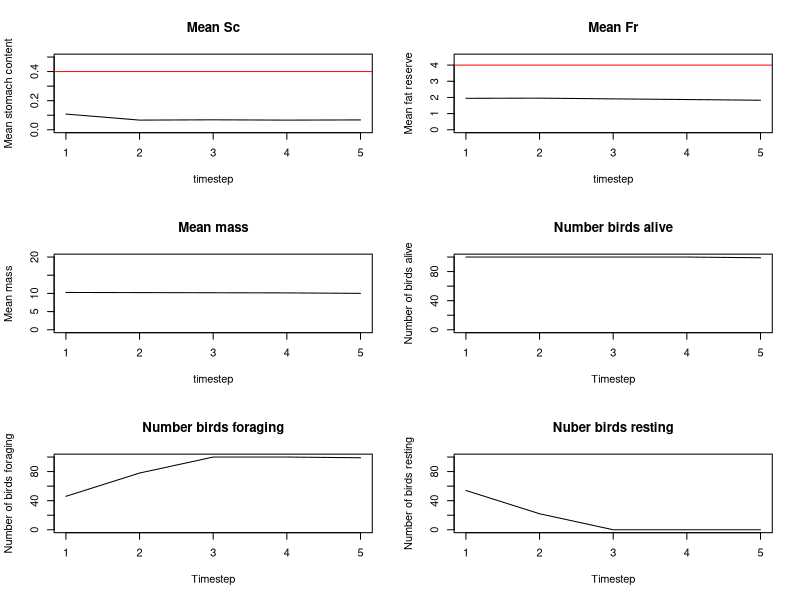
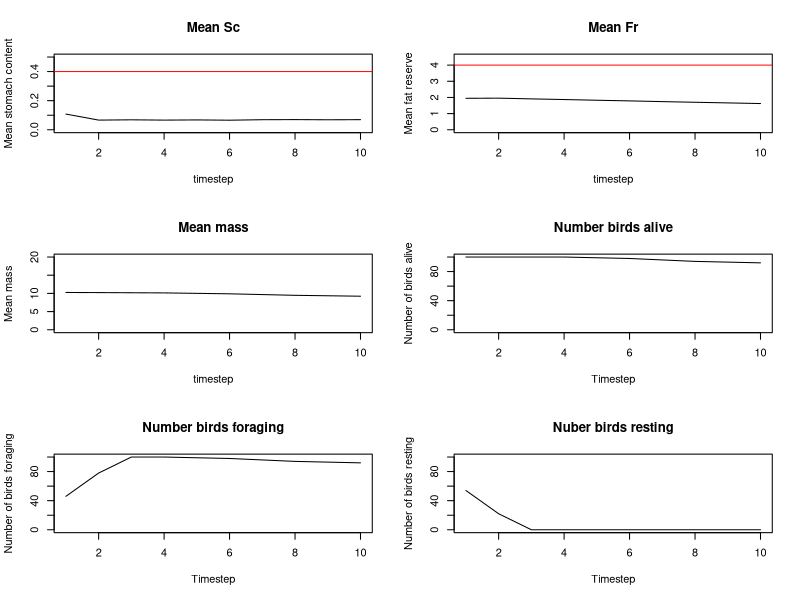
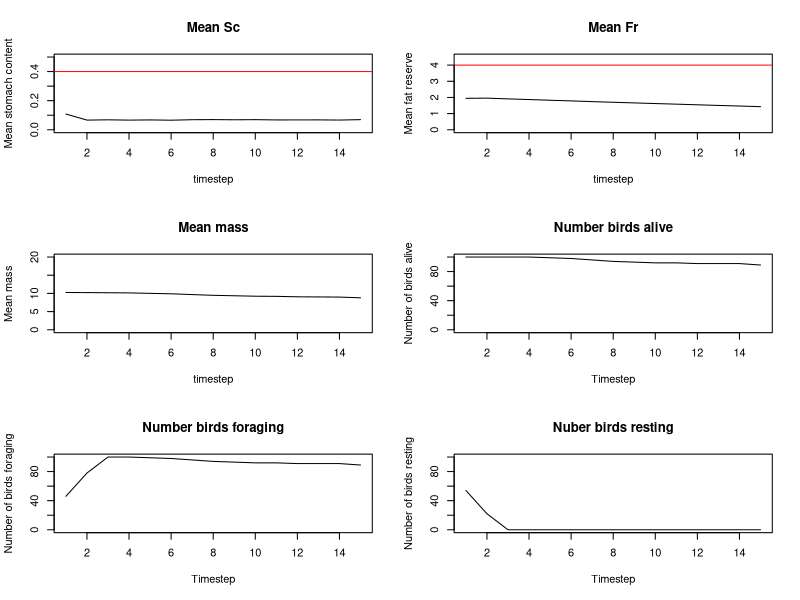
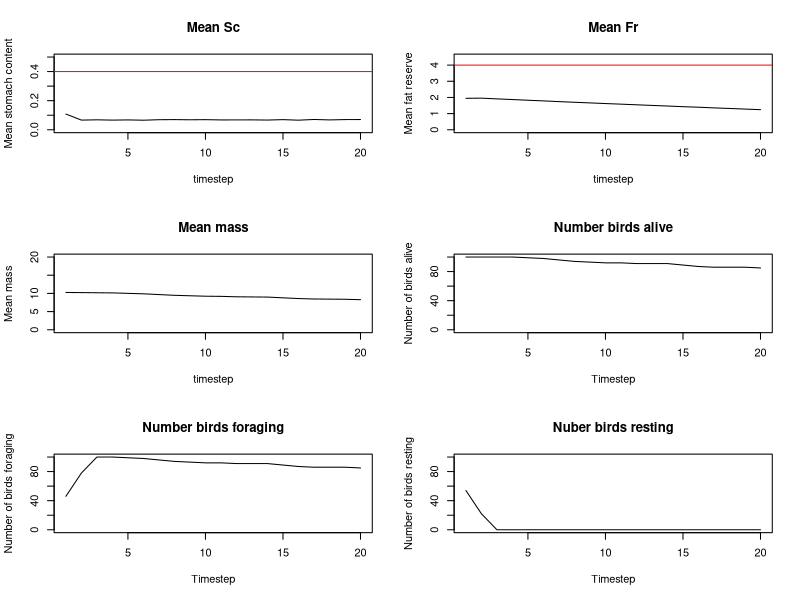
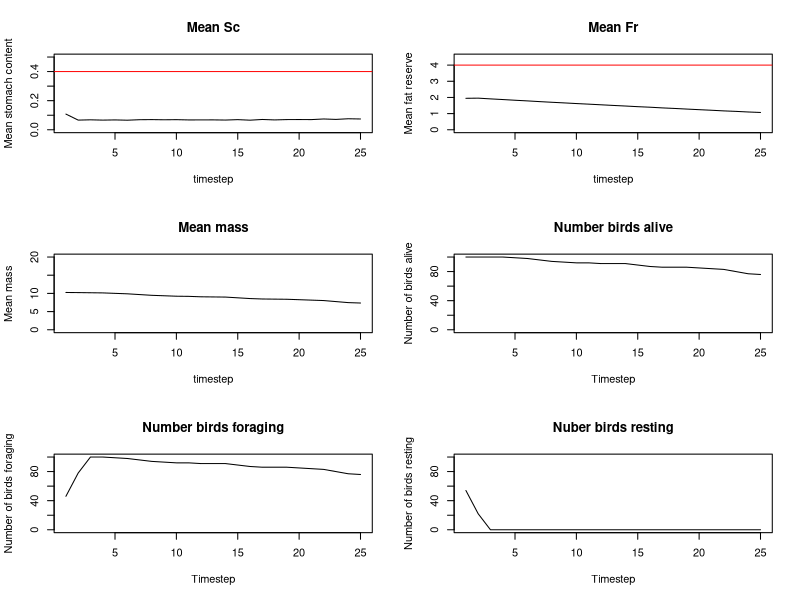
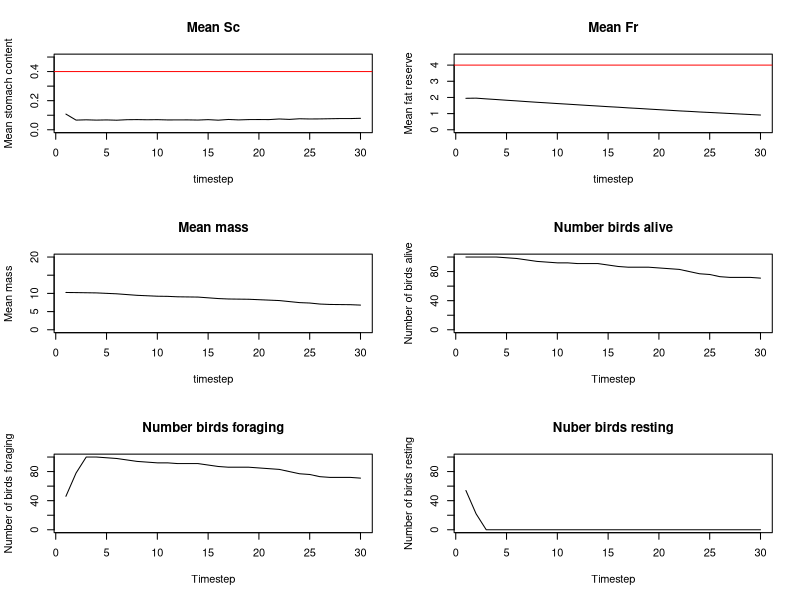
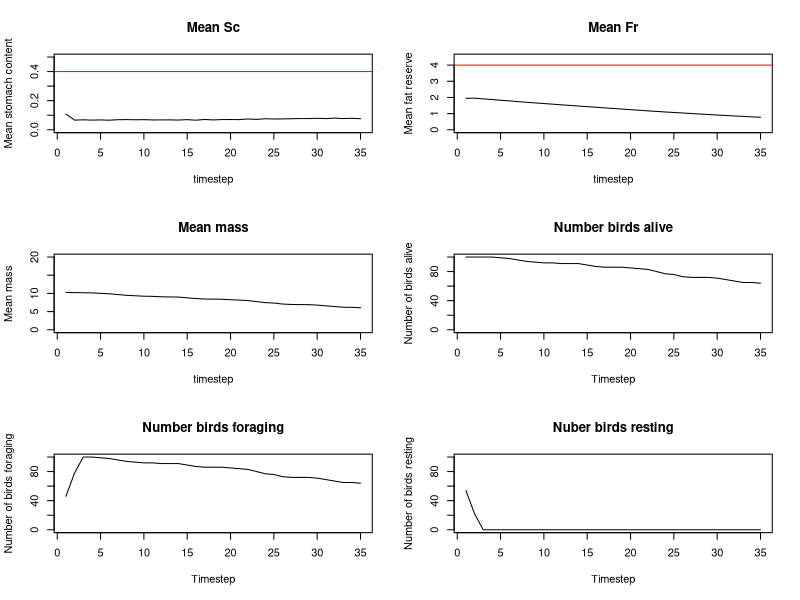
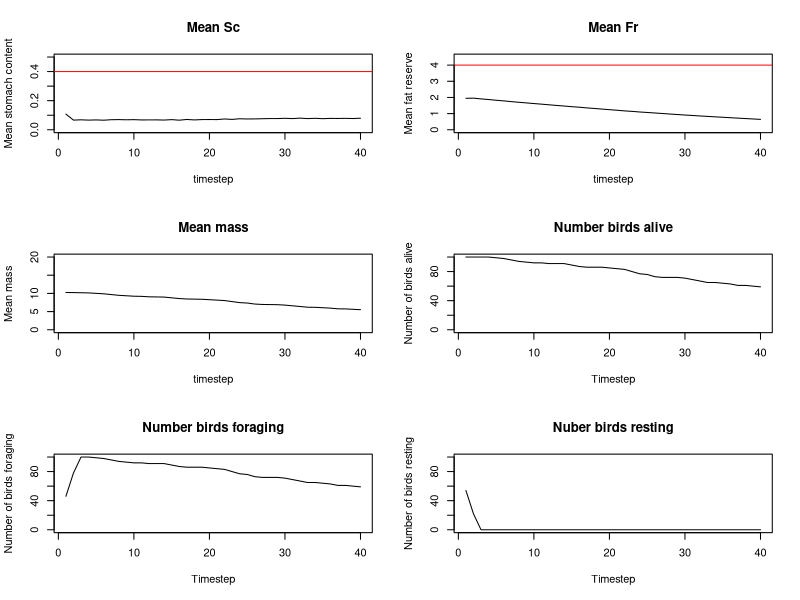

R code for these plots, in order:
#################################
# Small bird in winter - ABM 
# 20/06/2022
# Vera Vinken 
#################################

##    description     ##

# Simple model where birds live in an environment specified below 
# each timestep birds either forage or rest
# This decision is based on the stomach content (below or above threshold)
# foraging is rewarded with food, but costs energy
# resting as a lower energy expenditure 
# For each timestep the behaviours, variables and number of birds alive is registered 

##    Steps for next model      ## 

# Build in night and day, which includes sleeping behaviour 
# Make sure that the initial mass in the first timestep includes fr and sc 
# Should birds be killed at the start or at the end of each timestep? 
# threshold for behaviour could depend on more things than stomach content 
# Check the distributions of initial values. Some of them are not normal distributuions 
# check how the bmr is applied, hardcoded number in there right now. 
# work temp in (into mbr; see point above)
# solve the issue with the last timsteps (only in the graphs)


# SOMETHING WEIRD IS HAPPENING IN THE LAST TIMESTEP 


##############################
# initialize the population  #
##############################

# input parameters 
# can be put into a function later 
N<-100              # number of individuals 
T<-100              # number of timesteps 
temp<-(-5)          # Temperature 

food_item<-0.064    # value of a food item 
stom_size<-0.4      # stomach size of the bird 
th_forage_sc<-0.2  # threshold: if SC below this you forage 

stom_to_fat<-0.132  # variable that determines gram of sc goes to fat
fat_max<-4          # maximum fat reserve in gram 
num_food<-1         # number of food items found (this should be a distribution)

plot_interval<-5   # every x timestep a dot on the graph is added 


# create individual matrices 
mat_alive<-matrix(NA, N, (T))           # matrix to keep track of who's alive 
mat_sc<-matrix(NA, N, (T))              # matrix to keep track of stomach contents
mat_fr<-matrix(NA, N, (T))              # matrix to keep track of fat reserves 
mat_mass<-matrix(NA,N,(T))              # matrix to keep track of mass of birds 


# fill in some initial values for agent variables  
mass_init<-8+(rnorm(N, mean=0.2, sd=0.01))        # Gives initial mass from normal distribution
sc_init<-0+(runif(N, min=0, max=stom_size))       # gives initial stomach content from equal distribution
fr_init<-0+(runif(N, min=0, max=fat_max))         # gives initial fat reserves for random number between 0-4
alive_init<-rep(1, 100)                           # all birds are alive at the start 
# Put these in first column of the matrices  
mat_alive[,1]<-alive_init
mat_sc[,1]<-sc_init
mat_fr[,1]<-fr_init
mat_mass[,1]<-mass_init

# Create empty matrices to keep track of numbers
# keep track of means 
sc_mean<-matrix(NA, 1, (T))
fr_mean<-matrix(NA, 1, (T))
mass_mean<-matrix(NA,1, (T))
# count what the birds are up to 
forage_count<-matrix(NA, N, (T))
rest_count<-matrix(NA, N, (T))
# total number of birds doing behaviours 
total_forage<-matrix(NA, 1, T)                  # total number of birds foraging each timestep
total_rest<-matrix(NA,1, T)                     # total number of birds resting each timestep 
total_alive<-matrix(NA,1,T)                     # total number of birds alive each timestep 

# Set up the food distribution 
# this doesnt work cause it gets negative values
# food_distr<-rnorm(100, mean=0.192, sd=0.4)

# Sort metabolic rates 
mr<-45.65-(1.33*temp)



###################################
#   start the for loop  timesteps # 
###################################

# Start a for loop for each timestep 
for (t in 1:T){
  
  
  
  ################################
  #      individual loops        # 
  ################################
  
  # now start a loop for every individual 
  for (i in (1:N)){
    
    # Check if individual is alive? 
    ################
    #  DEAD BIRDS  #
    ################
    if ((mat_alive[i,t]==0) && (t<T)){
      # in this case, the bird has already died 
      # or the fat reserves have lowered to 0
      if(t<T){mat_alive[i,(t+1)]<-0 }      # bird will be dead in the next step too
    } else{
      
      #################
      #  ALIVE BIRDS  #
      #################
      
      # Check what behavior the bird should do 
      
      #################
      #     FORAGE    # 
      #################
      
      # CHECK IF FORAGING 
      if ((mat_sc[i,t]) < th_forage_sc){
        # SET COUNTING MATRICES 
        # In this case the bird should forage
        # set the forage to 1
        forage_count[i, t]<-1
        # set the resting matrix to 0
        rest_count[i,t]<-0
        
        # UPDATE AGENT OWNED VARIABLES 
        # Now, increase the stomach content
        mat_sc[i,(t)]<-(mat_sc[i,t])+(num_food*food_item)
        # now check if this doesnt exceed the stomach size 
        # if so, set the stomach content to stomach size 
        if (mat_sc[i,(t)]>stom_size){
          mat_sc[i,(t)]<-stom_size
        }
        # Set the BMR to the right level: cost of foraging
        BMR_multi<-8
      } # ends the foraging statement
      
      
      ##################
      #    RESTING     # 
      ##################
      
      # CHECK IF RESTING 
      # note that the threshold is coded in twice (both in forage and resting, could be an if-else)
      if ((mat_sc[i,t])>=th_forage_sc){
        # SET COUNTING MATRICES 
        # in the other case the bird should rest 
        # set the forage matrix to 0
        forage_count[i,t]<-0
        # set the rest matrix to 1
        rest_count[i,t]<-1
        
        # SET AGENT OWNED VARIABLES 
        # Set the BMR to the right level: cost of foraging
        BMR_multi<-1.95
        # the stomach content stays the same (initial value)
        
      } # end resting statement 
      
      ###################
      #    EVERYONE     # 
      ###################
      # No matter what behaviour you've done, these need updating 
      
      # UPDATE THE FAT RESERVES 
      # SC down and FR up 
      # first check if stomach has enough to actually move
      # move food out of stomach into fat 
      if (mat_sc[i,(t)]>= stom_to_fat){
        # new sc from resting/foraging can be used
        mat_sc[i,(t)]<-(mat_sc[i,(t)]-stom_to_fat)
        # the new fat reserve has not been determined yet
        mat_fr[i,(t)]<-(mat_fr[i,t]+stom_to_fat)
      }
      
      # ENERGY EXPENDITURE 
      # Set the fat reserves down depending on bmr-multi
      # first subtract the amount
      mat_fr[i,(t)]<-(mat_fr[i,t]-(0.0134*BMR_multi))
      # then make sure if this doesnt go below 0 
      if((mat_fr[i,(t)]<0)){
        mat_fr[i,(t)]<-0
      }
      # or above the maximum for fat-reserves 
      if((mat_fr[i,(t)]>fat_max)){
        mat_fr[i,(t)]<-fat_max
      }
      # check if the stomach content is above 0 
      if((mat_sc[i, (t)]<0)){
        mat_sc[i, (t)]<-0
      }
      # check if it is not above the stomach size either
      if((mat_sc[i,t]>stom_size)){
        mat_sc[i,t]<-stom_size
      }
      # KILL BIRDS  
      if(t<T){
        if(mat_fr[i,(t)]==0){
          mat_alive[i, (t+1)]<-0
        } else{
          mat_alive[i,(t+1)]<-1
        }}
      
      # SET MASS 
      # set the new mass for all individuals 
      mat_mass[i,t]<-((mass_init[i])+(mat_fr[i,t])+(mat_sc[i,t]))
      
    } # end of loop for alive individuals 
    
  } # end of loop for each individual 
  
  ##########################
  #    wrap up timestep    # 
  ##########################
  
  
  # COUNT WHAT HAPPENED 
  # For each timestep, count what the birds are doing 
  total_forage[1,t]<-sum(forage_count[,t], na.rm=TRUE)  # counts how many birds foraged this timestep
  total_rest[1,t]<-sum(rest_count[,t], na.rm=TRUE)      # counts how many birds rested this timestep 
  total_alive[1,t]<-sum(mat_alive[,t], na.rm=TRUE)      # counts how many birds are alive this timestep
  
  # CALCULATE MEANS 
  sc_mean[t]<-mean(mat_sc[,t], na.rm = TRUE)        # adds mean stomach content for this timestep to matrix
  fr_mean[t]<-mean(mat_fr[,t], na.rm = TRUE)        # adds mean fat reserve for this timestep to matrix 
  mass_mean[t]<-mean(mat_mass[,t], na.rm = TRUE)    # adds mean mass for this timestep to mean-matrix
  
  
  # PLOT 
  # Make sure to plot every so often 
  if ((t/plot_interval)==floor(t/plot_interval)){
    Sys.sleep(0.05)          # forces an update to the plotting window 
    par(mfrow=c(3,2))
    # 1
    plot(1:t, sc_mean[1,(1:t)], ylim=c(0,(stom_size+0.1)), ylab='Mean stomach content', xlab='timestep', main='Mean Sc', type='l')
    abline(h=stom_size, col='red')
    # 2
    plot(1:t, fr_mean[1,(1:t)], ylim=c(0,(fat_max+0.5)), ylab='Mean fat reserve', xlab='timestep', main='Mean Fr', type='l')
    abline(h=fat_max, col='red')
    # 3
    plot(1:t, mass_mean[1,(1:t)], ylim=c(0,(20)), ylab='Mean mass', xlab='timestep', main='Mean mass', type='l')
    # 4
    plot(1:t, total_alive[1,(1:t)], ylim=c(0, N), ylab='Number of birds alive', xlab='Timestep', main='Number birds alive', type='l')
    # 5
    plot(1:t, total_forage[1,(1:t)], ylim=c(0, N), ylab='Number of birds foraging', xlab='Timestep', main='Number birds foraging', type='l')
    # 6
    plot(1:t, total_rest[1,(1:t)], ylim=c(0, N), ylab='Number of birds resting', xlab='Timestep', main='Nuber birds resting', type='l')
    Sys.sleep(0)             # turns that back off 
  }# end if statement 
  
  # MOVE ALL VARAIBLES TO T+1 
  # Note that this should only happen if youre not in the last timestep 
  if(t<T){
    # For the fr matrix 
    mat_fr[,(t+1)]<-mat_fr[,t]
    # For the mass matrix 
    mat_mass[,(t+1)]<-mat_fr[,t]
    # For the sc matrix 
    mat_sc[,(t+1)]<-mat_sc[,t]
  }
  
  
} # end of big timestep loop 


### notes Tom 21/6/22
# loop 1: entire 24 hours
# loop per individual 
# loop 2: day part
# loop 3: neight part 
